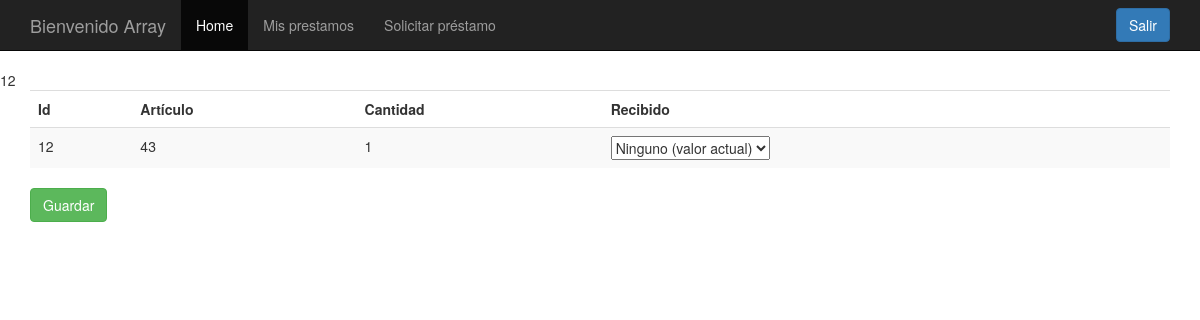
/modificarPrestamo.php?idPrestamo=12 (signed in), run on the app's committed database.
### tables this page shows
CREATE TABLE `prestamo_articulo` (
  `PrestamoIdFK` int(11) NOT NULL,
  `ArticuloIdFK` int(11) NOT NULL,
  `Recibe` varchar(50) NOT NULL,
  `Cantidad` int(11) NOT NULL
);

### modificarPrestamo.php (the view, shortened to what this page needs)
<?php
include('conexion.php');
?>
<!DOCTYPE html>
<html lang="es">
<head>
    <link href="css/bootstrap.min.css" rel="stylesheet">
    <link href="css/ie10-viewport-bug-workaround.css" rel="stylesheet">
    <link href="css/estilo.css" rel="stylesheet">
</head>
<body>
    <?php if(isset($_SESSION['Admin'])){ ?>
    <?php
        $id = $_GET['idPrestamo'];
        $query = "SELECT * FROM prestamo_articulo WHERE PrestamoIdFK='$id' ";
        $resultado=$conexion -> query($query);
        echo $id;
    ?>
        <div class="container">
                <div class="navbar-wrapper">
                  <div class="container">
                    <nav class="navbar navbar-inverse navbar-fixed-top">
                      <div class="container">
                        <div class="navbar-header">
                          <a class="navbar-brand" href="#"><?php echo "Bienvenido ".$_SESSION['Admin']; ?></a>
                        </div>
                        <div id="navbar" class="navbar-collapse collapse">
                            <ul class="nav navbar-nav">
                                <li class="active"><a href="home.php">Home</a></li>
                                <li><a href="misPrestamos.php">Mis prestamos</a></li>
                                <li><a href="prestamo.php">Solicitar préstamo</a></li>
                            </ul>
                        <form class="navbar-form navbar-right">
                        <a href="cerrar.php" class="btn btn-primary" role ="button">Salir</a>
                        </form>
                        </div>
                      </div>
                    </nav>
                  </div>
                </div>
                 <div class="table-responsive">
                    <table class="table table-striped">
                    <form ACTION="procesarModificacion.php" METHOD=POST class="navbar-form navbar-right">
                        <thead>
                            <tr>
                                <td><b>Id</b></td>
                                <td><b>Artículo</b></td>
                                <td><b>Cantidad</b></td>
                                <td><b>Recibido</b></td>
                            </tr>
                        </thead>
                        <tbody>
                            <?php while($row=$resultado->fetch_assoc()){ ?>
                                <tr>
                                    <td>
                                        <?php echo $row['PrestamoIdFK'];
                                        ?>
                                    </td>
                                    <td>
                                        <?php echo $row['ArticuloIdFK'];
                                         $articulo=$row['ArticuloIdFK'];
                                        ?>
                                    </td>
                                    <td>
                                        <?php echo $row['Cantidad'];?>
                                    </td>
                                    <td>
                                        <select name="<?php echo "recibido[$articulo]"; ?>" >
                                                <option value="<?php echo $row['Recibe']?>" selected ><?php echo $row['Recibe']?> (valor actual) </option>
                                        </select>
                                    </td>
                                </tr>
                            <?php } ?>
                        </tbody>
                    </table>
                        <button type="submit" class="btn btn-success">Guardar</button>
                 </div>
        </div>
     <?php   }else{
        header("Location: index.php");
      } ?>
</body>
</html>

### css/estilo.css (style rules this page uses)
body { padding-top: 70px; }

### data on the page
prestamo_articulo: PrestamoIdFK "12", ArticuloIdFK "43", Cantidad "1", Recibe+ArticuloIdFK "Ninguno (valor actual)"

### other printed values
$id "12"
$_SESSION['Admin'] "Array"
